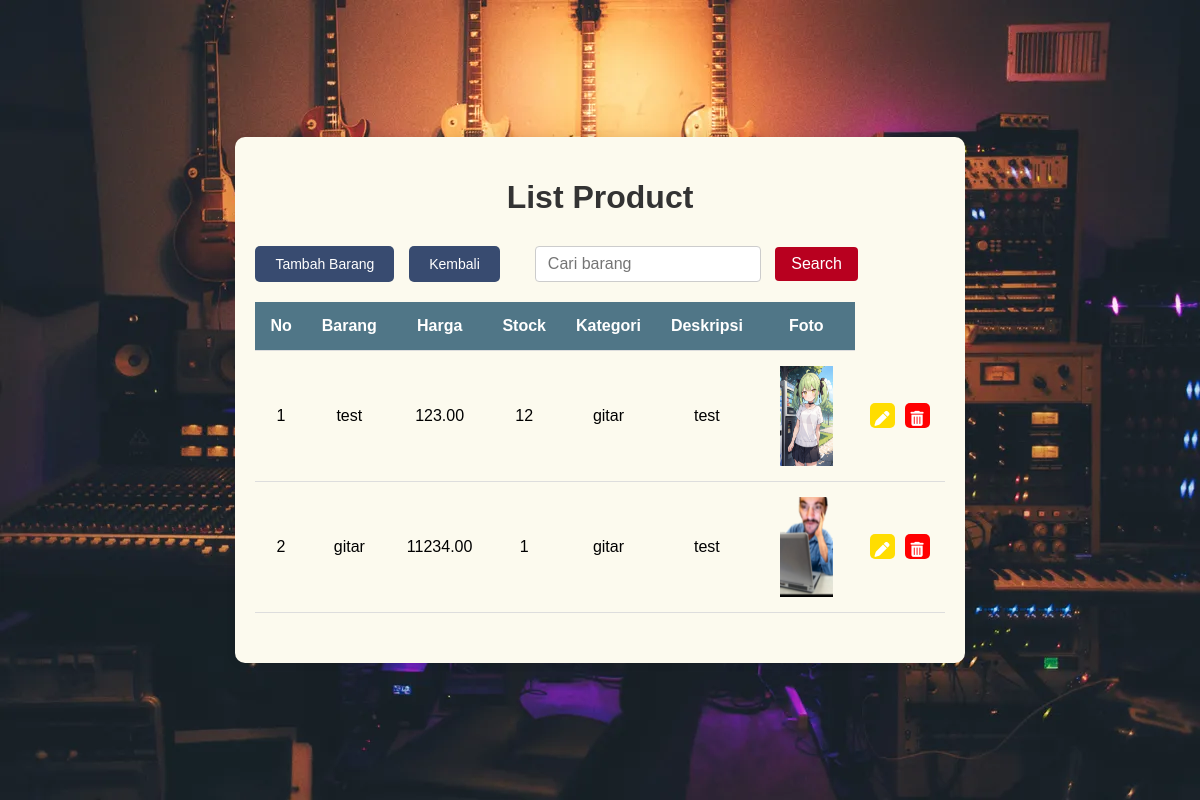
Page /admin_list_barang.php (signed in) on the committed database.
### tables this page shows
CREATE TABLE `product_details` (
  `id_product` int(11) NOT NULL,
  `stok` int(11) NOT NULL,
  `harga` decimal(12,2) NOT NULL,
  `kategori` varchar(40) NOT NULL,
  `deskripsi` text NOT NULL,
  `foto` varchar(255) NOT NULL
);

CREATE TABLE `products` (
  `id` int(11) NOT NULL,
  `nama` varchar(50) NOT NULL
);

### functions.php (called while the page is built, shortened)
<?php
    function connection(){
        $conn = mysqli_connect('localhost:3307','root','','db_senar');
        return $conn;
    }
    function tampilProduk(){
        $conn = connection();
        $query = "SELECT * FROM products JOIN product_details ON products.id = product_details.id_product";
        $result = mysqli_query($conn, $query);
        $data = [];
        while($row = mysqli_fetch_assoc($result)){
            $data[] = $row;
        }
        return $data;
    }
?>

### admin_list_barang.php (the view, shortened to what this page needs)
<?php
    require 'functions.php';
    $list_products = tampilProduk();
?>
<!DOCTYPE html>
<html lang="en">
<head>
    <link rel="stylesheet" href="https://cdnjs.cloudflare.com/ajax/libs/font-awesome/6.6.0/css/all.min.css" />
    <link rel="stylesheet" href="style/admin_list-barang.css">
</head>
<body>
    <div class="background">
        <div class="admin-container">
            <h1>List Product</h1>
            <div class="container">
                <a href="tambah_barang.php">
                    <button class="tambah">
                        <p>Tambah Barang</p>
                    </button>
                </a>
                <a href="index.php">
                    <button class="back">
                        <p>Kembali</p>
                    </button>
                </a>
                <div class="navbar-search">
                    <form action="" method="post">
                        <input type="text" name="keyword" placeholder="Cari barang" autocomplete="off" class="search-input">
                        <button type="submit" name="search" class="search-button">Search</button>
                    </form>
                </div>
            </div>
            <table class="table-admin">
                <thead>
                    <tr class="table-admin-row">
                        <th class="table-admin-header">No</th>
                        <th class="table-admin-header">Barang</th>
                        <th class="table-admin-header">Harga</th>
                        <th class="table-admin-header">Stock</th>
                        <th class="table-admin-header">Kategori</th>
                        <th class="table-admin-header">Deskripsi</th>
                        <th class="table-admin-header">Foto</th>
                    </tr>
                </thead>
                <tbody>
                    <?php $i = 1; foreach($list_products as $products): ?>
                        <tr class="table-admin-row">
                            <td><?php echo $i; ?> </td>
                            <td><?php echo $products['nama']; ?></td>
                            <td><?php echo $products['harga']; ?></td>
                            <td><?php echo $products['stok']; ?></td>
                            <td><?php echo $products['kategori']; ?></td>
                            <td><?php echo $products['deskripsi']; ?></td>
                            <td><img src="img/<?php echo $products['foto']; ?>" alt="<?php $products['foto']?>" width="80%" height="100px" style="display: block; margin:0 auto;"></td>
                            <td>
                                <div class="button-container">
                                    <a href="edit_barang.php?id=<?php echo $products['id']?>">
                                        <button class="edit-btn">
                                        </button>
                                    </a>
                                    <a href="delete_barang.php?id=<?php echo $products['id']?>" onclick="return confirm('Yakin untuk menghapus admin ini?')">
                                        <button class="delete-btn">
                                        </button>
                                    </a>
                                </div>
                            </td>
                        </tr>
                    <?php $i++ ; endforeach; ?>
                </tbody>
            </table>
        </div>
    </div>
</body>
</html>

### style/admin_list-barang.css (style rules this page uses)
body { font-family: Arial, sans-serif; background-color: #f4f4f4; margin: 0; padding: 0; box-sizing: border-box; }
.background { background-image: url('../assets/admin-background.webp'); background-size: cover; background-position: center; height: 100vh; display: flex; justify-content: center; align-items: center; }
.admin-container { max-width: 1500px; margin: 50px auto; padding: 20px; background-color: rgb(252, 250, 238); box-shadow: 0px 0px 10px rgba(0, 0, 0, 0.1); border-radius: 10px; }
.admin-container h1 { text-align: center; margin-bottom: 30px; font-size: 2em; color: #333; }
.navbar-search { display: flex; align-items: center; flex-grow: 1; margin: 0 20px; }
.search-input { padding: 8px 12px; margin-right: 10px; border: 1px solid #ccc; border-radius: 4px; font-size: 16px; width: 200px; }
.search-button { background-color: #B8001F; color: white; padding: 8px 16px; border: none; border-radius: 4px; cursor: pointer; font-size: 16px; }
.table-admin { width: 100%; border-collapse: collapse; margin-bottom: 30px; text-align: left; }
.table-admin th, .table-admin td { padding: 15px; border-bottom: 1px solid #ddd; text-align: center; vertical-align: middle; }
.table-admin th { background-color: #507687; color: white; font-size: 16px; }
.table-admin td { margin-top: -10px; }
.button-container { display: flex; gap: 10px; justify-content: center; align-items: center; }
.edit-btn, .delete-btn { border: none; padding: 10px; cursor: pointer; border-radius: 5px; font-size: 14px; transition: background-color 0.3s ease; }
.edit-btn { border: 2px; width: 25px; height: 25px; background-color: #ffdd00; padding: 8px 12px; }
.delete-btn { border: 2px; width: 25px; height: 25px; background-color: #ff0000; padding: 8px 12px; }
.container { display: flex; gap: 15px; margin-bottom: 20px; }
.tambah, .back { background-color: #384B70; color: white; border: none; padding: 10px 20px; cursor: pointer; font-size: 14px; text-align: center; border-radius: 5px; transition: background-color 0.3s ease; }
.tambah p, .back p { margin: 0; font-size: 14px; color: white; }

### rows in the picture
product_details: id_product.nama "test", harga "123.00", stok "12", kategori "gitar", deskripsi "test", foto (picture)
product_details: id_product.nama "gitar", harga "11234.00", stok "1", kategori "gitar", deskripsi "test", foto (picture)
